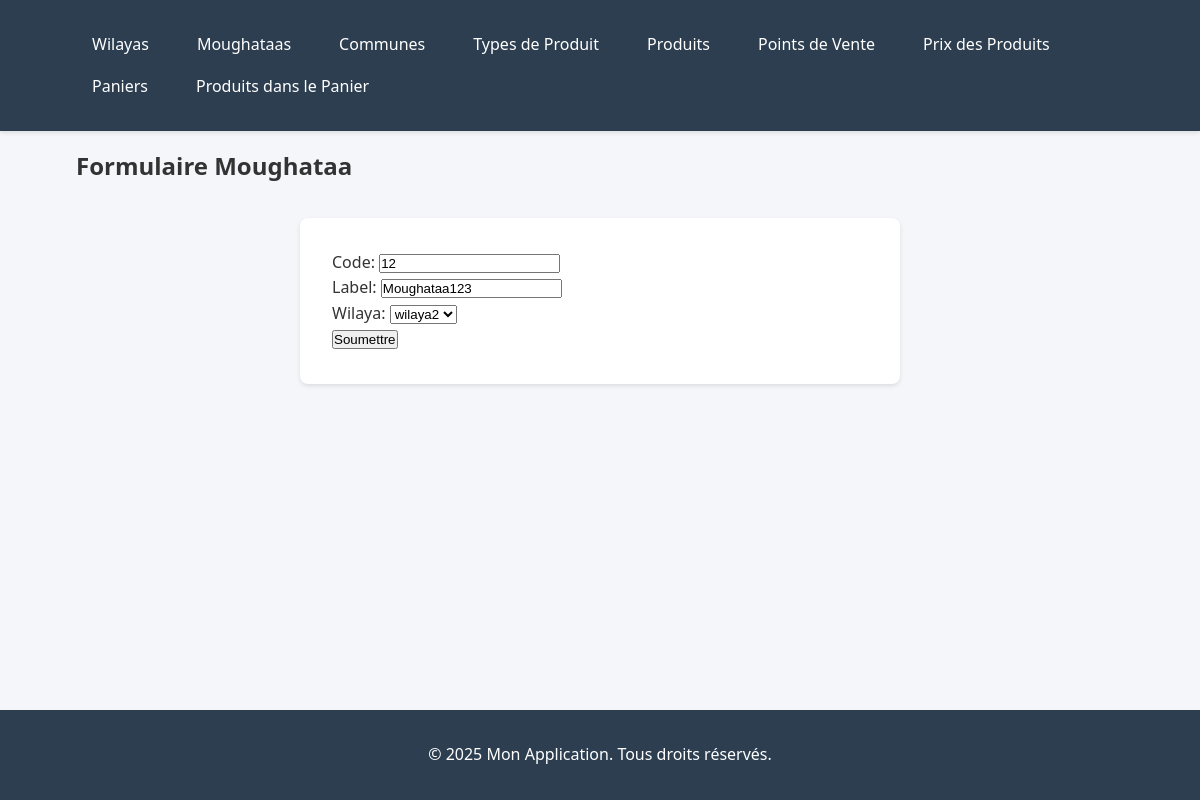
/moughataa/3/modifier/, run on the app's committed database.
### incp/models.py (models this page shows, shortened)
class Moughataa(models.Model):
    code = models.CharField(max_length=50, unique=True, validators=[MinLengthValidator(2)])
    label = models.CharField(max_length=200)
    wilaya = models.ForeignKey(Wilaya, on_delete=models.PROTECT, related_name='moughataa_set')

### incp/views.py (the view, shortened to what this page needs)
# urls.py: path('moughataa/<int:pk>/modifier/', MoughataaModifierView.as_view(), name='moughataa_modifier'),
class MoughataaModifierView(UpdateView):
    model = Moughataa
    fields = ['code', 'label', 'wilaya']
    template_name = "moughataa/moughataa_formulaire.html"

### incp/models.py (called while the page is built)
    def __str__(self):
        return self.name

### incp/templates/moughataa/moughataa_formulaire.html (shortened to what this page needs)
{% extends 'base.html' %}
{% block content %}
  <h2>Formulaire Moughataa</h2>
  <form method="post">
    {{ form.as_p }}
    <button type="submit">Soumettre</button>
  </form>
{% endblock %}

### incp/static/css/styles.css (style rules this page uses)
:root { --primary-color: #4a90e2; --secondary-color: #2c3e50; --success-color: #2ecc71; --error-color: #e74c3c; --text-color: #333; --light-gray: #f5f6fa; --border-color: #dcdde1; }
* { margin: 0; padding: 0; box-sizing: border-box; }
body { font-family: 'Segoe UI', Tahoma, Geneva, Verdana, sans-serif; line-height: 1.6; color: var(--text-color); background-color: var(--light-gray); min-height: 100vh; display: flex; flex-direction: column; }
form { background: white; padding: 2rem; border-radius: 8px; box-shadow: 0 2px 4px rgba(0, 0, 0, 0.1); max-width: 600px; margin: 2rem auto; }

### data on the page
Moughataa: code "12", label "Moughataa123", wilaya "wilaya2"
